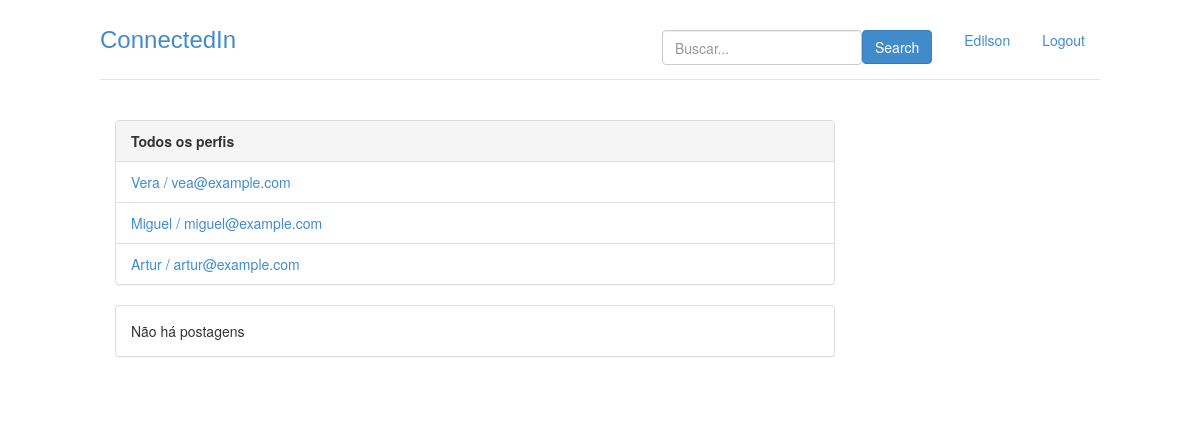
Page / (signed in) on the earlier database version.
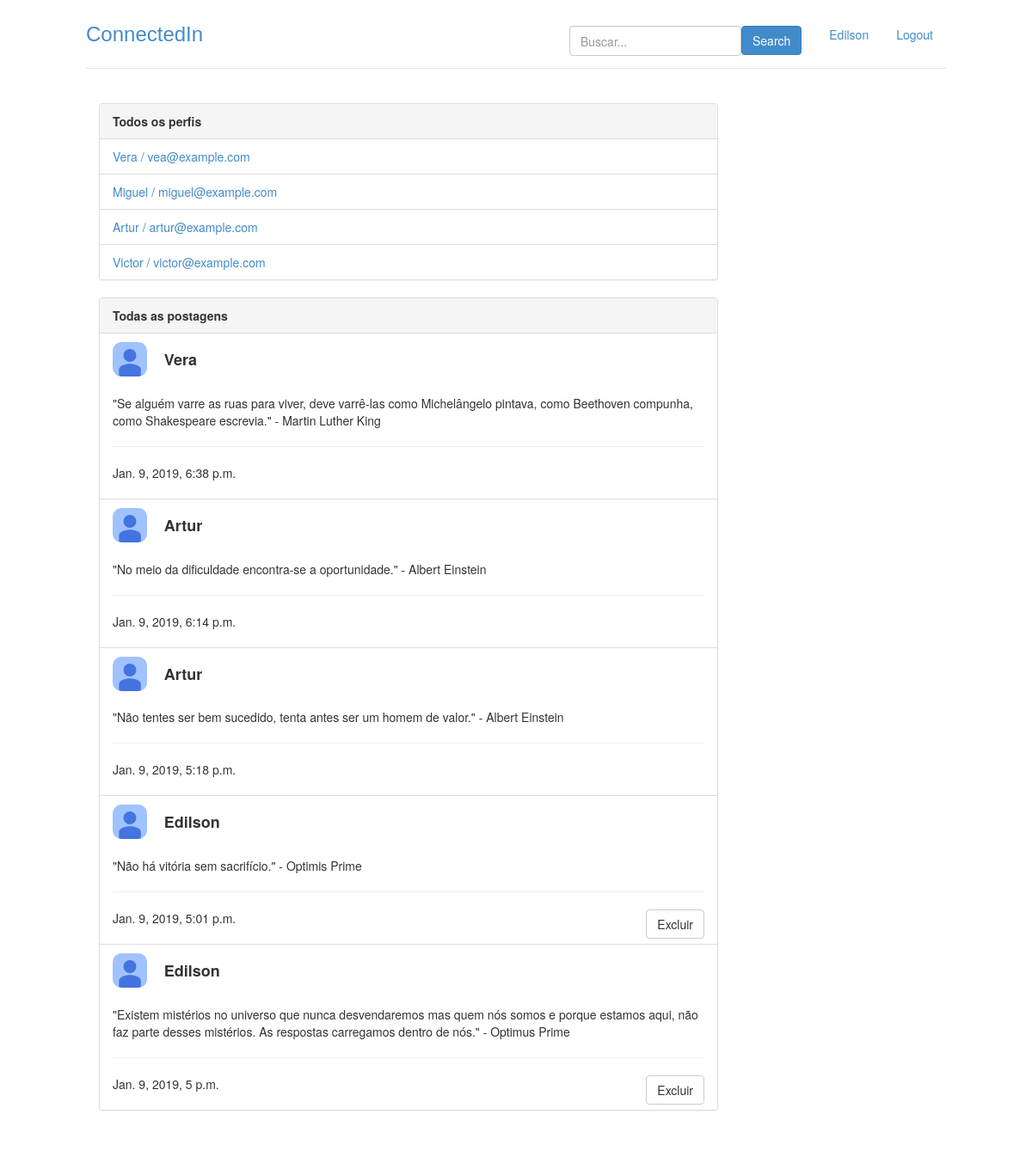
Same page on the later database version.
### perfis/models.py (models this page shows, shortened)
class Perfil(models.Model):
    nome = models.CharField(max_length=255, null=False)
    telefone = models.CharField(max_length=20, null= False)
    nome_empresa = models.CharField(max_length=255, null=False)
    contatos = models.ManyToManyField('self')
    usuario = models.OneToOneField(User, related_name = "perfil", on_delete = models.CASCADE)
    contatos_bloqueados = models.ManyToManyField('self', related_name = 'meus_contatos_bloqueados', symmetrical=False, through= 'Bloqueio')
    @property
    def email(self):
        return self.usuario.email
    def __str__(self):
        return self.nome

class Postagem(models.Model):
    texto = models.CharField(max_length=255, null=False)
    dt_publicacao = models.DateTimeField(default=timezone.now)
    responsavel = models.ForeignKey(Perfil,on_delete=models.CASCADE,related_name='minhas_postagens' )
    def __str__(self):
        return self.texto
    class Meta:
        ordering = ['-dt_publicacao']

### perfis/views.py (the view)
# urls.py: path('', views.index,name='index'),
@login_required
def index(request):
	perfil_logado = get_perfil_logado(request)
	return render(request, 'index.html',{'perfis' : Perfil.objects.all(), 'perfil_logado' : get_perfil_logado(request)})

### perfis/views.py (called while the page is built)
@login_required
def get_perfil_logado(request):
	return request.user.perfil

### timeline/models.py (called while the page is built)
    def get_timeline(self):
        lista_postagens = []
        postagens_ordenadas = Postagem.objects.all()
        [lista_postagens.append(i) for i in postagens_ordenadas if i.responsavel in self.perfil.contatos.all() or i.responsavel.id == self.perfil.id ]
        return lista_postagens

### perfis/templates/index.html (shortened to what this page needs)
{% extends 'base.html' %}
{% block body %}
<div class="col-lg-9">
	<div class="panel panel-default">
		<div class="panel-heading">
			<strong>Todos os perfis</strong>
		</div>
		{% if perfis %}
		<ul class="list-group">
            {% for perfil in perfis %}
                {% if perfil.id != perfil_logado.id %}
                    <li class="list-group-item">
                        <a href = "{% url 'exibir' perfil.id %}">	{{ perfil.nome }} / {{ perfil.email }}
                        </a>
                    </li>
                {% endif %}
			{% endfor %}
		{% else %}
			<p>Não há perfis cadastrados</p>
		</ul>
		{% endif %}
	</div>
	<div class="panel panel-default">
		{% if perfil_logado.minha_timeline.get_timeline %}
			<div class="panel-heading">
				<strong>
					Todas as postagens
				</strong>
			</div>
			<ul class="list-group">
				{% for postagem in perfil_logado.minha_timeline.get_timeline %}
					<li class = "list-group-item">
						<div class="row">
							<div class = "col-lg-1">
								<img src="/static/img/photo.jpg" alt="Perfil Icon" style="border-radius: 10px; width:40px; height:40px;">
							</div>
							<div class = "col-lg-10">
									<h4><strong>{{postagem.responsavel}}</strong></h4>
							</div>
						</div>
						<br>
						{{ postagem }}
						<hr>
						<p>{{ postagem.dt_publicacao }}
							{% if postagem.responsavel.id == perfil_logado.id %}
							<button class="btn btn-default pull-right btn-confirm" >Excluir</button>
							{% endif %}
						</p>
					</li>
				{% endfor %}
			</ul>
		{% else %}
			<div class="panel-body">
				Não há postagens
			</div>
		{% endif %}
	</div>
</div>
{% endblock %}

### perfis/templates/base.html (shortened to what this page needs)
{% load staticfiles %}
<!doctype html>
<html lang = "pt-br">
	<head>
		<link rel="stylesheet" href="{% static 'styles/bootstrap.css' %}">
		<link rel="stylesheet" href="{% static 'styles/main.css' %}">
	</head>
	<body class="">
		<div class="container">
			<div class = "header">
				<ul class = "nav nav-pills pull-right">
					<li>
						<div class="container">
							<form class = "form-signin" action="{% url 'buscar' %}"  method="post">
								<button class="btn btn-primary pull-right" type = "submit">Search</button>
								<input type="text"	name="username"  class = "form-control pull-right"
											style="min-width: 200px; min-height: 35px; max-width: 200px; max-height: 35px;"
													id="nome_id"	placeholder="Buscar..." required>
							</form>
						</div>
					</li>
					<li><a href = "{% url 'exibir' perfil_logado.id %}">{{ perfil_logado.nome }}</a></li>
					<li><a href = "/logout/">Logout</a></li>
				</ul>
				<h3 class = "text-muted" style="font-family:'Lucida Sans', 'Lucida Sans Regular', 'Lucida Grande', 'Lucida Sans Unicode', Geneva, Verdana, sans-serif"><a href="{% url 'index' %}">ConnectedIn</a></h3>
			</div>
			<div class="row content">
				{% block body%}
				{% endblock %}
			</div>
		</div>
	</body>
</html>

### perfis/static/styles/main.css (style rules this page uses)
body { padding-top: 20px; padding-bottom: 20px; }
.header, .content, .footer { padding-left: 15px; padding-right: 15px; }
.header { border-bottom: 1px solid #e5e5e5; }
.header h3 { margin-top: 0; margin-bottom: 0; line-height: 40px; padding-bottom: 19px; }
@media (min-width: 1068px) { .container { max-width: 1030px; } }
.content { margin: 40px 0; }
@media screen and (min-width: 768px) { .header, .content, .footer { padding-left: 0; padding-right: 0; } }
@media screen and (min-width: 768px) { .header { margin-bottom: 30px; } }

Differences in the rows shown:
added Perfil: nome "Victor", email "victor@example.com"
added Postagem: responsavel "Vera", texto "\"Se alguém varre as ruas para viver, deve varrê-las como Michelângelo pintava, como Beethoven compunha, como Shakespeare escrevia.\" - Martin Luther King", dt_publicacao "Jan. 9, 2019, 6:38 p.m."
added Postagem: responsavel "Artur", texto "\"No meio da dificuldade encontra-se a oportunidade.\" - Albert Einstein", dt_publicacao "Jan. 9, 2019, 6:14 p.m."
added Postagem: responsavel "Artur", texto "\"Não tentes ser bem sucedido, tenta antes ser um homem de valor.\" - Albert Einstein", dt_publicacao "Jan. 9, 2019, 5:18 p.m."
added Postagem: responsavel "Edilson", texto "\"Não há vitória sem sacrifício.\" - Optimis Prime", dt_publicacao "Jan. 9, 2019, 5:01 p.m.", shows "Excluir"
added Postagem: responsavel "Edilson", texto "\"Existem mistérios no universo que nunca desvendaremos mas quem nós somos e porque estamos aqui, não faz parte desses mistérios. As respostas carregamos dentro de nós.\" - Optimus Prime", dt_publicacao "Jan. 9, 2019, 5 p.m.", shows "Excluir"
Other differences:
text no longer shown: "Não há postagens"
text now shown: "Todas as postagens"
